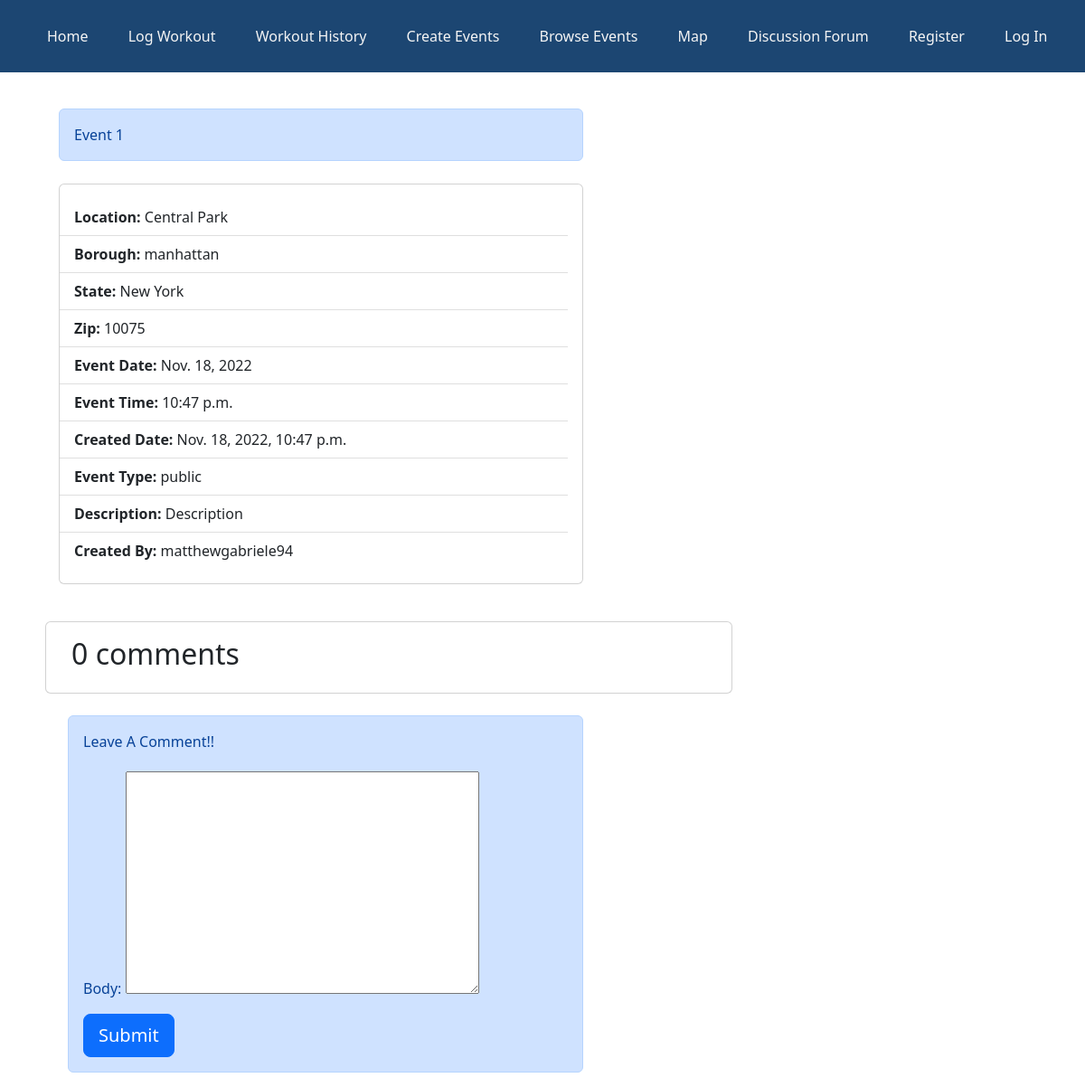
Before: /browse_events/1/ with the older database file.
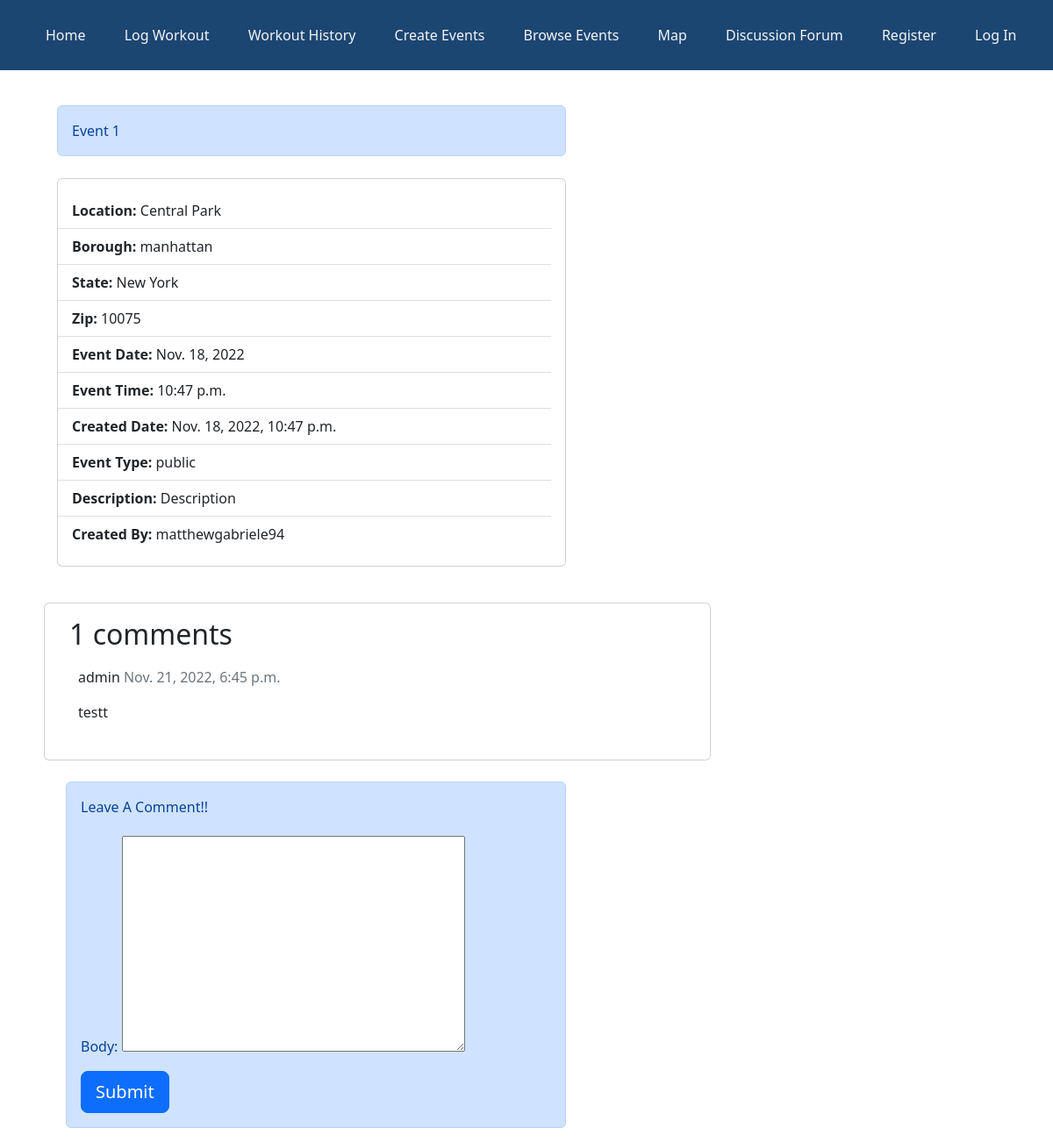
After: the same page with the newer database file.
### bikingapp/models.py (models this page shows, shortened)
class Event(models.Model):
    title = models.CharField(max_length=50)
    location = models.CharField(max_length=200)
    borough = models.CharField(
        max_length=20,
        choices=[
            ("manhattan", "Manhattan"),
            ("queens", "Queens"),
            ("bronx", "Bronx"),
            ("staten island", "Staten Island"),
            ("brooklyn", "Brooklyn"),
        ],
        default="Manhattan",
    )
    date = models.DateField(default=timezone.now)
    time = models.TimeField(default=timezone.now)
    date_created = models.DateTimeField(default=timezone.now)
    event_type = models.CharField(
        max_length=200,
        choices=[("public", "Public"), ("private", "Private")],
        default="Public",
    )
    description = models.CharField(max_length=500, null=True)
    created_by = models.CharField(max_length=100, default="user")
    zipcode = models.CharField(max_length=5, null=True)
    state = models.CharField(max_length=10, default="New York")

class Comment(models.Model):
    post = models.ForeignKey(Event, on_delete=models.CASCADE, related_name="comments")
    name = models.ForeignKey(
        settings.AUTH_USER_MODEL, on_delete=models.SET_NULL, null=True, blank=True
    )
    body = models.TextField()
    created_on = models.DateTimeField(auto_now_add=True)
    active = models.BooleanField(default=True)
    class Meta:
        ordering = ["created_on"]

class CustomUser(AbstractUser):
    def image_upload_to(self, instance=None):
        if instance:
            return os.path.join("Users", self.username, instance)
        return None
    STATUS = (
        ("regular", "regular"),
        ("subscriber", "subscriber"),
        ("moderator", "moderator"),
    )
    email = models.EmailField(unique=True)
    status = models.CharField(max_length=100, choices=STATUS, default="regular")
    description = models.TextField(
        "Description", max_length=600, default="", blank=True
    )
    image = models.ImageField(default="default/user.jpg", upload_to=image_upload_to)
    def __str__(self):
        return self.username

### bikingapp/views.py (the view)
# urls.py: path("browse_events/<int:id1>/", views.view_event),
def view_event(request, id1):
    obj = models.Event.objects.order_by("id").filter(id=id1)
    post = get_object_or_404(Event, id=id1)
    comments = post.comments.filter(active=True).order_by("-created_on")
    new_comment = None
    if request.method == "POST":
        comment_form = CommentForm(request.POST or None)
        if comment_form.is_valid():
            body = request.POST.get("body")
            new_comment = Comment.objects.create(
                post=post, name=request.user, body=body
            )
            new_comment.save()
            comment_form = CommentForm()
    else:
        comment_form = CommentForm()
    context = {
        "obj1": obj,
        "post": post,
        "comments": comments,
        "comment_form": comment_form,
    }
    return render(request, "event/view_event.html", context)

### bikingapp/forms.py
class CommentForm(forms.ModelForm):
    class Meta:
        model = Comment
        fields = ("body",)

### bikingapp/templates/event/view_event.html (shortened to what this page needs)
<!DOCTYPE html>
<html lang="en">
<head>
    <link href="https://cdn.jsdelivr.net/npm/bootstrap@5.2.2/dist/css/bootstrap.min.css" rel="stylesheet"
>
    <link rel="stylesheet" href="https://cdn.jsdelivr.net/npm/bootstrap-icons@1.9.1/font/bootstrap-icons.css">
</head>
<body>
    {% extends 'base.html' %}
    {% block content %}
    <div style="margin-top: 120px">
        <div class="col">
            {% for obj in obj1 %}
            <div class="alert alert-primary col-lg-6" role="alert"
                style="margin-left: 25px;text-transform: capitalize;">
                {{obj.title}}
            </div>
            <div class="card col-lg-6" style="margin: 25px;">
                <ul class="list-group list-group-flush card-body">
                    <li class="list-group-item"><b>Location:</b> {{obj.location}}</li>
                    <li class="list-group-item"><b>Borough:</b> {{obj.borough}}</li>
                    <li class="list-group-item"><b>State:</b> {{obj.state}}</li>
                    <li class="list-group-item"><b>Zip:</b> {{obj.zipcode}}</li>
                    <li class="list-group-item"><b>Event Date:</b> {{obj.date}}</li>
                    <li class="list-group-item"><b>Event Time:</b> {{obj.time}}</li>
                    <li class="list-group-item"><b>Created Date:</b> {{obj.date_created}}</li>
                    <li class="list-group-item"><b>Event Type:</b> {{obj.event_type}}</li>
                    <li class="list-group-item"><b>Description:</b> {{obj.description}}</li>
                    <li class="list-group-item"><b>Created By:</b> {{obj.created_by}}</li>
                </ul>
            </div>
            {% endfor %}
        </div>
    </div>
    <div class="container">
        <div class="row">
          <div class="col-md-8 card mb-4  mt-3 ">
            <div class="card-body">
              <h2>{{ comments.count }} comments</h2>
              {% for comment in comments %}
              <div class="comments" style="padding: 10px;">
                <p class="font-weight-bold">
                  {{ comment.name }}
                  <span class=" text-muted font-weight-normal">
                    {{ comment.created_on }}
                  </span>
                </p>
                {{ comment.body | linebreaks }}
              </div>
              {% endfor %}
            </div>
          </div>
            <div class="alert alert-primary col-lg-6" role="alert"
                style="margin-left: 25px;text-transform: capitalize;">
                Leave a Comment!!
              <form method="post" style="margin-top: 1.3em;">
                {{ comment_form.as_p }}
                <button type="submit" class="btn btn-primary  btn-lg">Submit</button>
              </form>
            </div>
          </div>
      {% endblock content %}

Changed rows visible on the page:
added Comment: name "admin", created_on "Nov. 21, 2022, 6:45 p.m.", body "testt"
Other visible differences:
{{ comments.count }}: "0" → "1"
